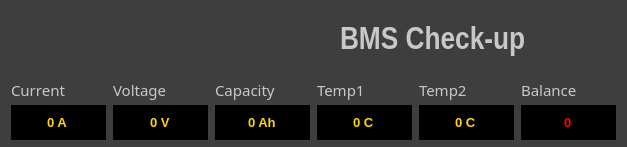
<?xml version="1.0" encoding="UTF-8"?>
<ui version="4.0">
 <class>BMSCheckUp</class>
 <widget class="QMainWindow" name="BMSCheckUp">
  <property name="enabled">
   <bool>true</bool>
  </property>
  <property name="geometry">
   <rect>
    <x>0</x>
    <y>0</y>
    <width>627</width>
    <height>147</height>
   </rect>
  </property>
  <property name="windowTitle">
   <string>BMSCheckUp</string>
  </property>
  <property name="autoFillBackground">
   <bool>false</bool>
  </property>
  <property name="styleSheet">
   <string notr="true">QMainWindow {
	background-color: #3E3E3E ;
}</string>
  </property>
  <widget class="QWidget" name="centralWidget">
   <property name="contextMenuPolicy">
    <enum>Qt::DefaultContextMenu</enum>
   </property>
   <widget class="QLabel" name="CurrentLabel">
    <property name="geometry">
     <rect>
      <x>11</x>
      <y>80</y>
      <width>91</width>
      <height>20</height>
     </rect>
    </property>
    <property name="font">
     <font>
      <family>Arial Unicode MS</family>
      <pointsize>11</pointsize>
     </font>
    </property>
    <property name="styleSheet">
     <string notr="true">QLabel {
	color: #C8C8C8 ;
}</string>
    </property>
    <property name="text">
     <string>Current</string>
    </property>
   </widget>
   <widget class="QLabel" name="VoltageLabel">
    <property name="geometry">
     <rect>
      <x>113</x>
      <y>80</y>
      <width>91</width>
      <height>20</height>
     </rect>
    </property>
    <property name="font">
     <font>
      <family>Arial Unicode MS</family>
      <pointsize>11</pointsize>
     </font>
    </property>
    <property name="styleSheet">
     <string notr="true">QLabel {
	color: #C8C8C8 ;
}</string>
    </property>
    <property name="text">
     <string>Voltage</string>
    </property>
   </widget>
   <widget class="QLabel" name="Temp2Label">
    <property name="geometry">
     <rect>
      <x>419</x>
      <y>80</y>
      <width>91</width>
      <height>20</height>
     </rect>
    </property>
    <property name="font">
     <font>
      <family>Arial Unicode MS</family>
      <pointsize>11</pointsize>
     </font>
    </property>
    <property name="styleSheet">
     <string notr="true">QLabel {
	color: #C8C8C8 ;
}</string>
    </property>
    <property name="text">
     <string>Temp2</string>
    </property>
   </widget>
   <widget class="QLabel" name="BalanceLabel">
    <property name="geometry">
     <rect>
      <x>521</x>
      <y>80</y>
      <width>91</width>
      <height>20</height>
     </rect>
    </property>
    <property name="font">
     <font>
      <family>Arial Unicode MS</family>
      <pointsize>11</pointsize>
     </font>
    </property>
    <property name="styleSheet">
     <string notr="true">QLabel {
	color: #C8C8C8 ;
}</string>
    </property>
    <property name="text">
     <string>Balance</string>
    </property>
   </widget>
   <widget class="QLineEdit" name="Current">
    <property name="enabled">
     <bool>false</bool>
    </property>
    <property name="geometry">
     <rect>
      <x>11</x>
      <y>105</y>
      <width>95</width>
      <height>35</height>
     </rect>
    </property>
    <property name="sizePolicy">
     <sizepolicy hsizetype="Preferred" vsizetype="Preferred">
      <horstretch>0</horstretch>
      <verstretch>0</verstretch>
     </sizepolicy>
    </property>
    <property name="font">
     <font>
      <pointsize>10</pointsize>
      <weight>75</weight>
      <bold>true</bold>
     </font>
    </property>
    <property name="styleSheet">
     <string notr="true">QLineEdit {
	background-color: #000000 ;
	border: 0 ;
	color: #FFD700;;
}</string>
    </property>
    <property name="text">
     <string>0 A</string>
    </property>
    <property name="alignment">
     <set>Qt::AlignCenter</set>
    </property>
   </widget>
   <widget class="QLineEdit" name="Voltage">
    <property name="enabled">
     <bool>false</bool>
    </property>
    <property name="geometry">
     <rect>
      <x>113</x>
      <y>105</y>
      <width>95</width>
      <height>35</height>
     </rect>
    </property>
    <property name="sizePolicy">
     <sizepolicy hsizetype="Preferred" vsizetype="Preferred">
      <horstretch>0</horstretch>
      <verstretch>0</verstretch>
     </sizepolicy>
    </property>
    <property name="font">
     <font>
      <pointsize>10</pointsize>
      <weight>75</weight>
      <bold>true</bold>
     </font>
    </property>
    <property name="styleSheet">
     <string notr="true">QLineEdit {
	background-color: #000000 ;
	border: 0 ;
	color: #FFD700;;
}</string>
    </property>
    <property name="text">
     <string>0 V</string>
    </property>
    <property name="alignment">
     <set>Qt::AlignCenter</set>
    </property>
   </widget>
   <widget class="QLineEdit" name="Capacity">
    <property name="enabled">
     <bool>false</bool>
    </property>
    <property name="geometry">
     <rect>
      <x>215</x>
      <y>105</y>
      <width>95</width>
      <height>35</height>
     </rect>
    </property>
    <property name="sizePolicy">
     <sizepolicy hsizetype="Preferred" vsizetype="Preferred">
      <horstretch>0</horstretch>
      <verstretch>0</verstretch>
     </sizepolicy>
    </property>
    <property name="font">
     <font>
      <pointsize>10</pointsize>
      <weight>75</weight>
      <bold>true</bold>
     </font>
    </property>
    <property name="styleSheet">
     <string notr="true">QLineEdit {
	background-color: #000000 ;
	border: 0 ;
	color: #FFD700;;
}</string>
    </property>
    <property name="text">
     <string>0 Ah</string>
    </property>
    <property name="alignment">
     <set>Qt::AlignCenter</set>
    </property>
   </widget>
   <widget class="QLineEdit" name="Temp1">
    <property name="enabled">
     <bool>false</bool>
    </property>
    <property name="geometry">
     <rect>
      <x>317</x>
      <y>105</y>
      <width>95</width>
      <height>35</height>
     </rect>
    </property>
    <property name="sizePolicy">
     <sizepolicy hsizetype="Preferred" vsizetype="Preferred">
      <horstretch>0</horstretch>
      <verstretch>0</verstretch>
     </sizepolicy>
    </property>
    <property name="font">
     <font>
      <pointsize>10</pointsize>
      <weight>75</weight>
      <bold>true</bold>
     </font>
    </property>
    <property name="styleSheet">
     <string notr="true">QLineEdit {
	background-color: #000000 ;
	border: 0 ;
	color: #FFD700;;
}</string>
    </property>
    <property name="text">
     <string>0 C</string>
    </property>
    <property name="alignment">
     <set>Qt::AlignCenter</set>
    </property>
   </widget>
   <widget class="QLabel" name="CapacityLabel">
    <property name="geometry">
     <rect>
      <x>215</x>
      <y>80</y>
      <width>91</width>
      <height>20</height>
     </rect>
    </property>
    <property name="font">
     <font>
      <family>Arial Unicode MS</family>
      <pointsize>11</pointsize>
     </font>
    </property>
    <property name="styleSheet">
     <string notr="true">QLabel {
	color: #C8C8C8 ;
}</string>
    </property>
    <property name="text">
     <string>Capacity</string>
    </property>
   </widget>
   <widget class="QLabel" name="Temp1Label">
    <property name="geometry">
     <rect>
      <x>317</x>
      <y>80</y>
      <width>91</width>
      <height>20</height>
     </rect>
    </property>
    <property name="font">
     <font>
      <family>Arial Unicode MS</family>
      <pointsize>11</pointsize>
     </font>
    </property>
    <property name="styleSheet">
     <string notr="true">QLabel {
	color: #C8C8C8 ;
}</string>
    </property>
    <property name="text">
     <string>Temp1</string>
    </property>
   </widget>
   <widget class="QLineEdit" name="Temp2">
    <property name="enabled">
     <bool>false</bool>
    </property>
    <property name="geometry">
     <rect>
      <x>419</x>
      <y>105</y>
      <width>95</width>
      <height>35</height>
     </rect>
    </property>
    <property name="sizePolicy">
     <sizepolicy hsizetype="Preferred" vsizetype="Preferred">
      <horstretch>0</horstretch>
      <verstretch>0</verstretch>
     </sizepolicy>
    </property>
    <property name="font">
     <font>
      <pointsize>10</pointsize>
      <weight>75</weight>
      <bold>true</bold>
     </font>
    </property>
    <property name="styleSheet">
     <string notr="true">QLineEdit {
	background-color: #000000 ;
	border: 0 ;
	color: #FFD700;;
}</string>
    </property>
    <property name="text">
     <string>0 C</string>
    </property>
    <property name="alignment">
     <set>Qt::AlignCenter</set>
    </property>
   </widget>
   <widget class="QLineEdit" name="Balance">
    <property name="enabled">
     <bool>false</bool>
    </property>
    <property name="geometry">
     <rect>
      <x>521</x>
      <y>105</y>
      <width>95</width>
      <height>35</height>
     </rect>
    </property>
    <property name="sizePolicy">
     <sizepolicy hsizetype="Preferred" vsizetype="Preferred">
      <horstretch>0</horstretch>
      <verstretch>0</verstretch>
     </sizepolicy>
    </property>
    <property name="font">
     <font>
      <pointsize>10</pointsize>
      <weight>75</weight>
      <bold>true</bold>
     </font>
    </property>
    <property name="styleSheet">
     <string notr="true">QLineEdit {
	background-color: #000000 ;
	border: 0 ;
	color: red;
}</string>
    </property>
    <property name="text">
     <string>0</string>
    </property>
    <property name="alignment">
     <set>Qt::AlignCenter</set>
    </property>
   </widget>
   <widget class="QLabel" name="logoLabel">
    <property name="geometry">
     <rect>
      <x>20</x>
      <y>20</y>
      <width>250</width>
      <height>44</height>
     </rect>
    </property>
    <property name="text">
     <string/>
    </property>
    <property name="pixmap">
     <pixmap resource="resources.qrc">:/imgs/logo.png</pixmap>
    </property>
   </widget>
   <widget class="QLabel" name="BMSLabel">
    <property name="geometry">
     <rect>
      <x>340</x>
      <y>20</y>
      <width>261</width>
      <height>41</height>
     </rect>
    </property>
    <property name="font">
     <font>
      <family>Arial Narrow</family>
      <pointsize>24</pointsize>
      <weight>75</weight>
      <bold>true</bold>
     </font>
    </property>
    <property name="styleSheet">
     <string notr="true">QLabel {
	color: #C8C8C8 ;
}</string>
    </property>
    <property name="text">
     <string>BMS Check-up</string>
    </property>
   </widget>
  </widget>
 </widget>
 <layoutdefault spacing="6" margin="11"/>
 <resources>
  <include location="resources.qrc"/>
 </resources>
 <connections/>
</ui>
